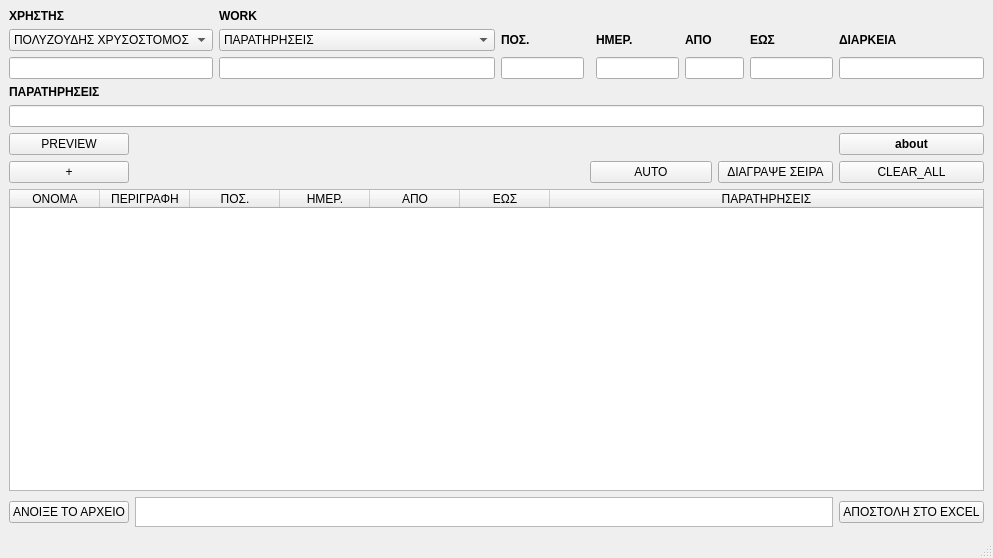
<?xml version="1.0" encoding="UTF-8"?>
<ui version="4.0">
 <class>status</class>
 <widget class="QMainWindow" name="status">
  <property name="geometry">
   <rect>
    <x>0</x>
    <y>0</y>
    <width>993</width>
    <height>558</height>
   </rect>
  </property>
  <property name="windowTitle">
   <string>STATUS_A_TMHMAΤΟΣ</string>
  </property>
  <property name="windowIcon">
   <iconset>
    <normaloff>../../01.ALKIS_CODE/02.PHOTO/MILK_24X24.ico</normaloff>../../01.ALKIS_CODE/02.PHOTO/MILK_24X24.ico</iconset>
  </property>
  <widget class="QWidget" name="centralwidget">
   <layout class="QGridLayout" name="gridLayout">
    <item row="0" column="0">
     <widget class="QLabel" name="label_2">
      <property name="font">
       <font>
        <weight>75</weight>
        <bold>true</bold>
       </font>
      </property>
      <property name="text">
       <string>ΧΡΗΣΤΗΣ</string>
      </property>
     </widget>
    </item>
    <item row="0" column="2">
     <widget class="QLabel" name="label_3">
      <property name="font">
       <font>
        <weight>75</weight>
        <bold>true</bold>
       </font>
      </property>
      <property name="text">
       <string>WORK</string>
      </property>
     </widget>
    </item>
    <item row="1" column="0" colspan="2">
     <widget class="QComboBox" name="onoma">
      <item>
       <property name="text">
        <string>ΠΟΛΥΖΟΥΔΗΣ ΧΡΥΣΟΣΤΟΜΟΣ</string>
       </property>
      </item>
      <item>
       <property name="text">
        <string>ΑΜΑΝΑΤΙΔΗΣ ΑΛΚΙΒΙΑΔΗΣ</string>
       </property>
      </item>
      <item>
       <property name="text">
        <string>ΑΔΑΜΙΔΗΣ ΚΩΝΣΤΑΝΤΙΝΟΣ</string>
       </property>
      </item>
      <item>
       <property name="text">
        <string>ΘΕΟΦΑΝΗΣ ΚΩΝΤΑΝΤΙΝΟΥ</string>
       </property>
      </item>
     </widget>
    </item>
    <item row="1" column="2">
     <widget class="QComboBox" name="work">
      <property name="toolTip">
       <string>ΔΙΑΛΕΞΕ ΠΕΡΙΓΡΑΦΗ</string>
      </property>
      <item>
       <property name="text">
        <string>ΠΑΡΑΤΗΡΗΣΕΙΣ</string>
       </property>
      </item>
      <item>
       <property name="text">
        <string>NESTING-ΣΧΕΔΙΑ</string>
       </property>
      </item>
      <item>
       <property name="text">
        <string>ΣΧΕΔΙΑΣΗ R/D</string>
       </property>
      </item>
      <item>
       <property name="text">
        <string>ΣΧΕΔΙΑΣΗ ΠΡΟΪΟΝΤΩΝ MILKPLAN</string>
       </property>
      </item>
      <item>
       <property name="text">
        <string>ΣΧΕΔΙΑΣΗ ΕΙΔΙΚΩΝ ΠΡΟΪΟΝΤΩΝ MILKPLAN</string>
       </property>
      </item>
      <item>
       <property name="text">
        <string>ΣΧΕΔΙΑΣΗ ΦΑΣΟΝ</string>
       </property>
      </item>
      <item>
       <property name="text">
        <string>ΒΛΑΒΗ</string>
       </property>
      </item>
      <item>
       <property name="text">
        <string>ΑΡΧΕΙΟΘΕΤΗΣΗ ΚΩΔΙΚΩΝ - ΣΧΕΔΙΩΝ</string>
       </property>
      </item>
      <item>
       <property name="text">
        <string>ΥΠΟΛΟΓΙΣΜΟΣ Α΄ ΥΛΗΣ</string>
       </property>
      </item>
      <item>
       <property name="text">
        <string>ΠΡΟΓΡΑΜΜΑΤΙΣΜΟΣ ΠΑΡΑΓΩΓΗΣ</string>
       </property>
      </item>
      <item>
       <property name="text">
        <string>ΚΟΣΤΟΛΟΓΙΑ</string>
       </property>
      </item>
      <item>
       <property name="text">
        <string>ΠΑΡΑΚΟΛΟΥΘΗΣΗ ΠΑΡΑΓΩΓΗΣ</string>
       </property>
      </item>
      <item>
       <property name="text">
        <string>ΠΡΟΣΦΟΡΑ FASON</string>
       </property>
      </item>
      <item>
       <property name="text">
        <string>ΠΡΟΣΦΟΡΑ ΕΡΓΑΖΟΜΕΝΩΝ MILKPLAN</string>
       </property>
      </item>
      <item>
       <property name="text">
        <string>ΒΕΛΤΙΩΣΕΙΣ</string>
       </property>
      </item>
      <item>
       <property name="text">
        <string>ΔΙΑΛΕΙΜΜΑ</string>
       </property>
      </item>
      <item>
       <property name="text">
        <string>ΑΔΕΙΑ</string>
       </property>
      </item>
      <item>
       <property name="text">
        <string>ΑΣΘΕΝΙΑ</string>
       </property>
      </item>
     </widget>
    </item>
    <item row="1" column="3" colspan="2">
     <widget class="QLabel" name="label_5">
      <property name="font">
       <font>
        <weight>75</weight>
        <bold>true</bold>
       </font>
      </property>
      <property name="text">
       <string>ΠΟΣ.</string>
      </property>
     </widget>
    </item>
    <item row="1" column="5">
     <widget class="QLabel" name="label">
      <property name="font">
       <font>
        <weight>75</weight>
        <bold>true</bold>
       </font>
      </property>
      <property name="text">
       <string>ΗΜΕΡ.</string>
      </property>
     </widget>
    </item>
    <item row="1" column="6" colspan="2">
     <widget class="QLabel" name="label_6">
      <property name="font">
       <font>
        <weight>75</weight>
        <bold>true</bold>
       </font>
      </property>
      <property name="text">
       <string>ΑΠΟ</string>
      </property>
     </widget>
    </item>
    <item row="1" column="8">
     <widget class="QLabel" name="label_7">
      <property name="font">
       <font>
        <weight>75</weight>
        <bold>true</bold>
       </font>
      </property>
      <property name="text">
       <string>ΕΩΣ</string>
      </property>
     </widget>
    </item>
    <item row="1" column="9">
     <widget class="QLabel" name="label_8">
      <property name="font">
       <font>
        <weight>75</weight>
        <bold>true</bold>
       </font>
      </property>
      <property name="text">
       <string>ΔΙΑΡΚΕΙΑ</string>
      </property>
     </widget>
    </item>
    <item row="2" column="0" colspan="2">
     <widget class="QLineEdit" name="txt_onoma"/>
    </item>
    <item row="2" column="2">
     <widget class="QLineEdit" name="txt_work"/>
    </item>
    <item row="2" column="3">
     <widget class="QLineEdit" name="txt_posot"/>
    </item>
    <item row="2" column="5">
     <widget class="QLineEdit" name="shmera_2"/>
    </item>
    <item row="2" column="6" colspan="2">
     <widget class="QLineEdit" name="txt_apo">
      <property name="inputMethodHints">
       <set>Qt::ImhTime</set>
      </property>
     </widget>
    </item>
    <item row="2" column="8">
     <widget class="QLineEdit" name="txt_ews"/>
    </item>
    <item row="2" column="9">
     <widget class="QLineEdit" name="diarkeia"/>
    </item>
    <item row="3" column="0">
     <widget class="QLabel" name="label_4">
      <property name="font">
       <font>
        <weight>75</weight>
        <bold>true</bold>
       </font>
      </property>
      <property name="text">
       <string>ΠΑΡΑΤΗΡΗΣΕΙΣ</string>
      </property>
     </widget>
    </item>
    <item row="4" column="0" colspan="10">
     <widget class="QLineEdit" name="txt_parat"/>
    </item>
    <item row="5" column="0">
     <widget class="QPushButton" name="preview">
      <property name="toolTip">
       <string>ΠΑΤΗΣΤΕ ΟΤΑΝ ΟΛΟΚΛΗΡΩΘΕΙ Η ΕΡΓΑΣΙΑ ΣΑΣ</string>
      </property>
      <property name="text">
       <string>PREVIEW</string>
      </property>
     </widget>
    </item>
    <item row="6" column="0">
     <widget class="QPushButton" name="addrow">
      <property name="toolTip">
       <string>ΠΑΤΗΣΤΕ ΓΙΑ ΝΑ ΠΕΡΑΣΤΕΙ ΣΤΗΝ ΛΙΣΤΑ</string>
      </property>
      <property name="text">
       <string>+</string>
      </property>
     </widget>
    </item>
    <item row="6" column="4" colspan="3">
     <widget class="QPushButton" name="auto_2">
      <property name="toolTip">
       <string>ΠΡΟΒΛΕΨΕΙΣ ΜΕΡΑΣ</string>
      </property>
      <property name="text">
       <string>AUTO</string>
      </property>
     </widget>
    </item>
    <item row="6" column="7" colspan="2">
     <widget class="QPushButton" name="deleterow">
      <property name="toolTip">
       <string>ΔΙΑΓΡΑΦΗ ΤΗΝ ΕΠΕΛΕΓΜΕΝΗ ΣΕΙΡΑ</string>
      </property>
      <property name="text">
       <string>ΔΙΑΓΡΑΨΕ ΣΕΙΡΑ</string>
      </property>
     </widget>
    </item>
    <item row="6" column="9">
     <widget class="QPushButton" name="clear">
      <property name="toolTip">
       <string>ΣΒΗΝΕΙ ΟΛΕΣ ΤΙΣ ΚΑΤΑΧΩΡΗΣΕΙΣ</string>
      </property>
      <property name="text">
       <string>CLEAR_ALL</string>
      </property>
     </widget>
    </item>
    <item row="7" column="0" colspan="10">
     <widget class="QTableWidget" name="excel">
      <property name="focusPolicy">
       <enum>Qt::ClickFocus</enum>
      </property>
      <property name="contextMenuPolicy">
       <enum>Qt::CustomContextMenu</enum>
      </property>
      <property name="editTriggers">
       <set>QAbstractItemView::AllEditTriggers</set>
      </property>
      <property name="selectionMode">
       <enum>QAbstractItemView::SingleSelection</enum>
      </property>
      <property name="selectionBehavior">
       <enum>QAbstractItemView::SelectRows</enum>
      </property>
      <property name="sortingEnabled">
       <bool>true</bool>
      </property>
      <property name="rowCount">
       <number>0</number>
      </property>
      <property name="columnCount">
       <number>7</number>
      </property>
      <attribute name="horizontalHeaderCascadingSectionResizes">
       <bool>true</bool>
      </attribute>
      <attribute name="horizontalHeaderDefaultSectionSize">
       <number>90</number>
      </attribute>
      <attribute name="horizontalHeaderHighlightSections">
       <bool>true</bool>
      </attribute>
      <attribute name="horizontalHeaderMinimumSectionSize">
       <number>26</number>
      </attribute>
      <attribute name="horizontalHeaderStretchLastSection">
       <bool>true</bool>
      </attribute>
      <attribute name="verticalHeaderCascadingSectionResizes">
       <bool>true</bool>
      </attribute>
      <attribute name="verticalHeaderDefaultSectionSize">
       <number>25</number>
      </attribute>
      <attribute name="verticalHeaderMinimumSectionSize">
       <number>20</number>
      </attribute>
      <attribute name="verticalHeaderShowSortIndicator" stdset="0">
       <bool>false</bool>
      </attribute>
      <attribute name="verticalHeaderStretchLastSection">
       <bool>false</bool>
      </attribute>
      <column>
       <property name="text">
        <string>ONOMA</string>
       </property>
      </column>
      <column>
       <property name="text">
        <string>ΠΕΡΙΓΡΑΦΗ</string>
       </property>
      </column>
      <column>
       <property name="text">
        <string>ΠΟΣ.</string>
       </property>
      </column>
      <column>
       <property name="text">
        <string>ΗΜΕΡ.</string>
       </property>
      </column>
      <column>
       <property name="text">
        <string>ΑΠΟ</string>
       </property>
      </column>
      <column>
       <property name="text">
        <string>ΕΩΣ</string>
       </property>
      </column>
      <column>
       <property name="text">
        <string>ΠΑΡΑΤΗΡΗΣΕΙΣ</string>
       </property>
      </column>
     </widget>
    </item>
    <item row="8" column="0">
     <widget class="QPushButton" name="browse_xl">
      <property name="toolTip">
       <string>ΔΙΑΛΕΞΤΕ ΤΟ EXCEL ΠΟΥ ΘΕΛΕΤΕ ΝΑ ΜΠΟΥΝ ΟΙ ΚΑΤΑΧΩΡΗΣΕΙΣ</string>
      </property>
      <property name="text">
       <string>ΑΝΟΙΞΕ ΤΟ ΑΡΧΕΙΟ</string>
      </property>
     </widget>
    </item>
    <item row="8" column="9">
     <widget class="QPushButton" name="submit_excel">
      <property name="toolTip">
       <string>ΑΠΟΘΗΚΕΥΣΗ ΣΤΟ EXCEL ΠΑΤΗΣΤΕ ΜΙΑ ΦΟΡΑ</string>
      </property>
      <property name="text">
       <string>ΑΠΟΣΤΟΛΗ ΣΤΟ EXCEL</string>
      </property>
     </widget>
    </item>
    <item row="8" column="1" colspan="8">
     <widget class="QTextBrowser" name="xl_directory">
      <property name="minimumSize">
       <size>
        <width>0</width>
        <height>30</height>
       </size>
      </property>
      <property name="maximumSize">
       <size>
        <width>16777215</width>
        <height>30</height>
       </size>
      </property>
     </widget>
    </item>
    <item row="5" column="9">
     <widget class="QPushButton" name="about">
      <property name="font">
       <font>
        <weight>75</weight>
        <bold>true</bold>
       </font>
      </property>
      <property name="toolTip">
       <string>ΠΡΟΒΛΕΨΕΙΣ ΜΕΡΑΣ</string>
      </property>
      <property name="text">
       <string>about</string>
      </property>
     </widget>
    </item>
   </layout>
  </widget>
  <widget class="QStatusBar" name="statusbar"/>
  <action name="send">
   <property name="text">
    <string>send</string>
   </property>
  </action>
 </widget>
 <resources/>
 <connections>
  <connection>
   <sender>onoma</sender>
   <signal>currentTextChanged(QString)</signal>
   <receiver>txt_onoma</receiver>
   <slot>setText(QString)</slot>
   <hints>
    <hint type="sourcelabel">
     <x>120</x>
     <y>72</y>
    </hint>
    <hint type="destinationlabel">
     <x>66</x>
     <y>100</y>
    </hint>
   </hints>
  </connection>
  <connection>
   <sender>work</sender>
   <signal>currentTextChanged(QString)</signal>
   <receiver>txt_work</receiver>
   <slot>setText(QString)</slot>
   <hints>
    <hint type="sourcelabel">
     <x>195</x>
     <y>72</y>
    </hint>
    <hint type="destinationlabel">
     <x>186</x>
     <y>100</y>
    </hint>
   </hints>
  </connection>
  <connection>
   <sender>clear</sender>
   <signal>clicked()</signal>
   <receiver>excel</receiver>
   <slot>clear()</slot>
   <hints>
    <hint type="sourcelabel">
     <x>870</x>
     <y>191</y>
    </hint>
    <hint type="destinationlabel">
     <x>470</x>
     <y>375</y>
    </hint>
   </hints>
  </connection>
 </connections>
 <slots>
  <slot>addrow()</slot>
 </slots>
</ui>
